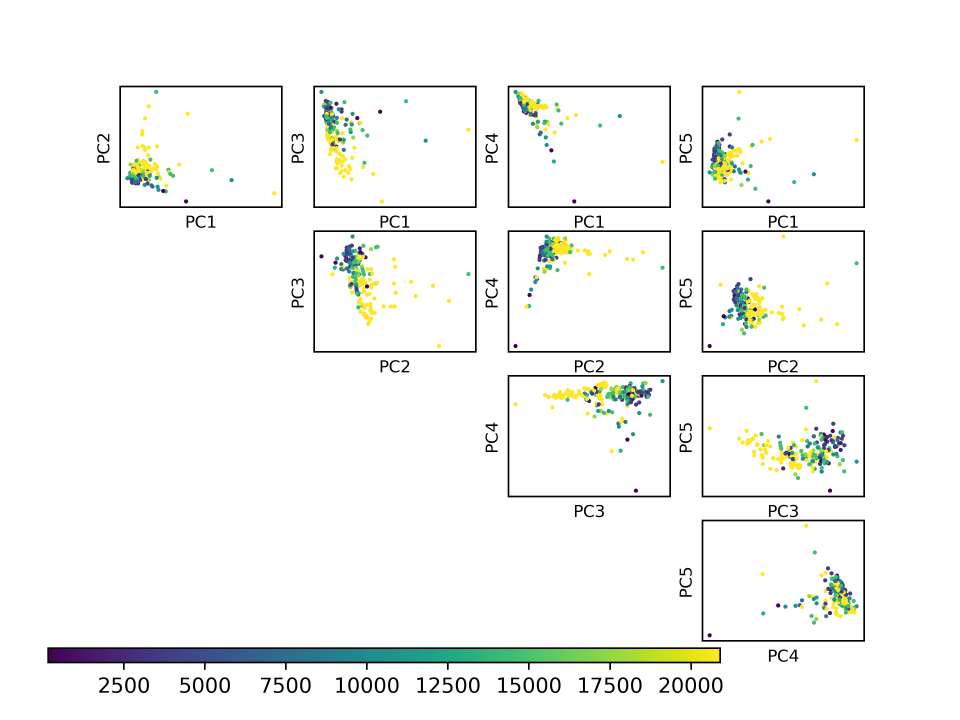
#> input picture traditional_approach/graphs/hsv_hist_h.png, 2880 x 2160 px (shown at 1/3 size)
$ python -i utils2.py   (imports and definitions only)   (older library calls are emulated)
#> lines starting #> are read from the running program, lines starting #| are printed output that depends on the picture
import pandas as pd
import numpy as np
from matplotlib import pyplot as plt
import cv2
from sklearn.decomposition import PCA
import seaborn as sn
from sklearn.metrics import confusion_matrix

# [12 lines left out: function plot_directions, not called in this run]


def tabular_frequency(data, direction):
    return pd.DataFrame(data[str(direction)].value_counts().sort_index())


def rgbHist(imgs_orig):
    for i, vis in enumerate(imgs_orig):
        plt.subplot(2, 2, i + 1)
        plt.title(str(vis) + 'm', fontsize=6)
        img_arr = cv2.cvtColor(imgs_orig[vis], cv2.COLOR_BGR2RGB)
        histogram_r, bin_edges_r = np.histogram(img_arr[:, :, 0], bins=256, range=(0, 256))
        histogram_g, bin_edges_g = np.histogram(img_arr[:, :, 1], bins=256, range=(0, 256))
        histogram_b, bin_edges_b = np.histogram(img_arr[:, :, 2], bins=256, range=(0, 256))
        plt.plot(bin_edges_r[0:-1], histogram_r, color='r', linewidth=0.5)
        plt.plot(bin_edges_g[0:-1], histogram_g, color='g', linewidth=0.5)
        plt.plot(bin_edges_b[0:-1], histogram_b, color='b', linewidth=0.5)
        plt.xticks(fontsize=3)
        plt.yticks(fontsize=3)
    plt.show()


# [28 lines left out: functions greyHist, hsvHist, not called in this run]


def variance_of_laplacian(image):
    return cv2.Laplacian(image, cv2.CV_64F).var()

def variance_of_sobelx(image):
    return cv2.Sobel(image,cv2.CV_64F,1,0,ksize=5).var()

def variance_of_sobely(image):
    return cv2.Sobel(image,cv2.CV_64F,0,1,ksize=5).var()

def get_random_img_sample(data, direction, visibility):
    rows = data[data[direction] == visibility][[direction, 'date']]
    return rows.sample().date.values[0]

# [94 lines left out: functions get_image, create_grey_space, create_hsv_space, normalize, pca_dims, plot_PCs_matrix and 2 more, not called in this run]


def get_XT(data, direction):
    return data.loc[:, data.columns != direction].values, data.loc[:, direction].values

# [14 lines left out: functions plot_real_pred, plot_confussion_matrix, not called in this run]


# [1 line that did not run here, left out]
# [1 line that did not run here, left out]

# [1 line that did not run here, left out]

# [4 lines not run here, left out]


'''
for i, vis in enumerate(imgs_orig):
    plt.subplot(2,2,i+1)
    plt.title(str(vis) + 'm', fontsize=9)
    plt.imshow(cv2.cvtColor(imgs_orig[vis], cv2.COLOR_BGR2RGB))
    plt.axis('off')
    plt.savefig('graphs/example.png',dpi=350)
plt.show()

#hsvHist(imgs_orig)
for key in imgs_orig:
    img = cv2.cvtColor(imgs_orig[key], cv2.COLOR_BGR2GRAY)
    laplacian = cv2.Laplacian(img,cv2.CV_64F)
    sobelx = cv2.Sobel(img,cv2.CV_64F,1,0,ksize=5)
    sobely = cv2.Sobel(img,cv2.CV_64F,0,1,ksize=5)
    plt.subplot(2,2,1)
    plt.imshow(img,cmap = 'gray')
    plt.title('Original {:}'.format(key), fontsize=8)
    plt.axis('off')
    plt.subplot(2,2,2)
    plt.imshow(laplacian,cmap = 'gray')
    plt.title('Laplacian {:}'.format(key), fontsize=8)
    plt.axis('off')
    plt.subplot(2,2,3)
    plt.imshow(sobelx,cmap = 'gray')
    plt.title('Sobel X {:}'.format(key), fontsize=8)
    plt.axis('off')
    plt.subplot(2,2,4)
    plt.imshow(sobely,cmap = 'gray')
    plt.title('Sobel Y {:}'.format(key), fontsize=8)
    plt.axis('off')
    plt.savefig('graphs/edgres_{:}.png'.format(key),dpi=330)
    plt.show()
'''
'''
target = data['315'].values
idx = np.random.permutation(target.shape[0])[:200]


data_hsv = create_hsv_space(data.date, '315', 'v')
normalized = normalize(data_hsv)
pca_data = pca_dims(normalized, 5)
plot_PCs_matrix(pca_data[idx], target[idx], 'v')

data_hsv = create_hsv_space(data.date, '315', 'h')
normalized = normalize(data_hsv)
pca_data = pca_dims(normalized, 5)
plot_PCs_matrix(pca_data[idx], target[idx], 'h')

data_hsv = create_hsv_space(data.date, '315', 's')
normalized = normalize(data_hsv)
pca_data = pca_dims(normalized, 5)
plot_PCs_matrix(pca_data[idx], target[idx], 's')
'''

>>> import cv2
>>> picture = cv2.imread('graphs/hsv_hist_h.png', cv2.IMREAD_GRAYSCALE)
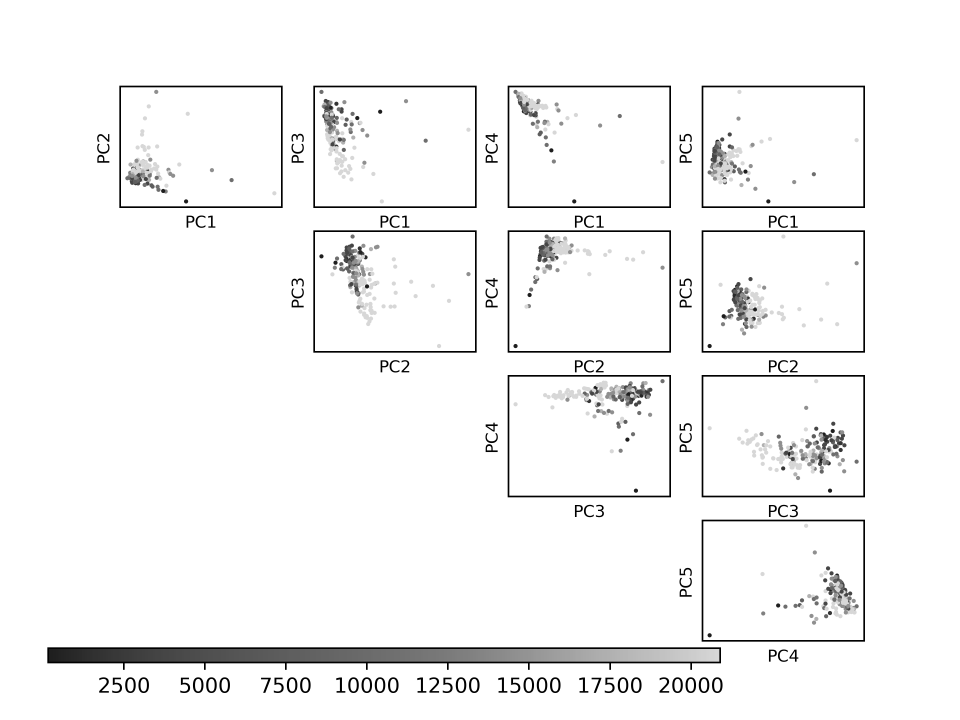
#> picture: shape (2160, 2880) (shown at 1/3 size); min 0, max 255, mean 245.5
#> the loop in rgbHist, `for i, vis in enumerate(imgs_orig):` made 5 passes
#> (the run stopped early here; a loop or call above may not have finished)
